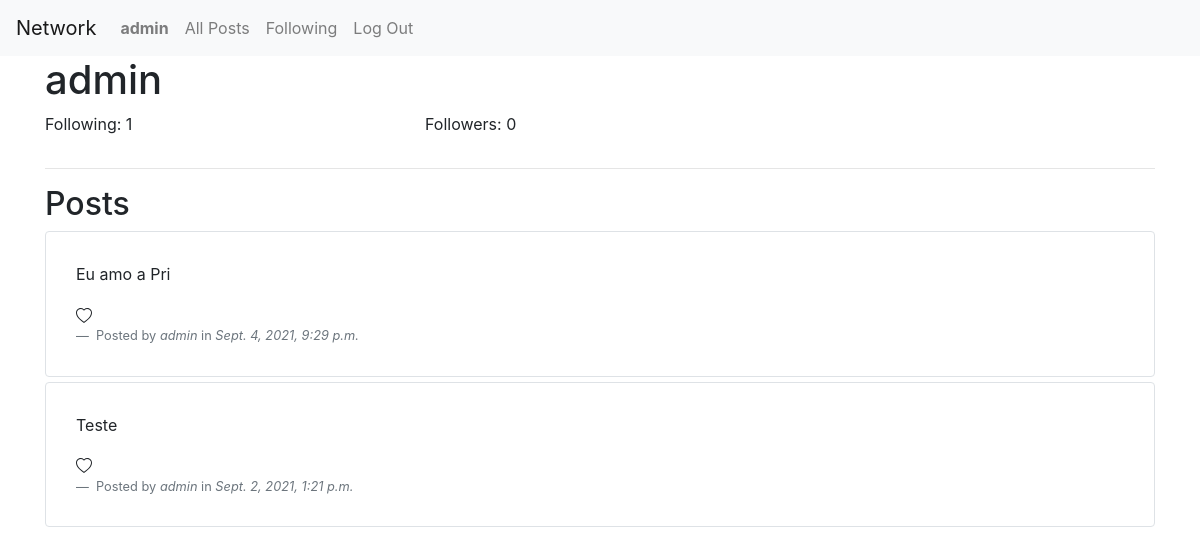
Screenshot of /u/admin (signed in) with the database file from the repository.
### network/models.py (models this page shows)
class User(AbstractUser):
    pass

class Post(models.Model):
    author = models.ForeignKey("User", on_delete=models.CASCADE, related_name="author")
    content = models.TextField()
    dateTime = models.DateTimeField()

### network/views.py (the view)
# urls.py: path("u/<str:username>",views.profile, name="profile"),
@login_required
def profile(request, username):
    if request.method == "GET":
        user = functions.ProfileData().get(request.user.username)
        return render(
            request,
            "network/profile.html",
            {
                "profile": functions.ProfileData().get(username),
                "isFollowing": user.checkIfIsFollowing(username),
            },
        )
    elif (
        request.method == "POST"
    ):  # Create a form in the view that the submit button follows.
        functions.followOrUnfollowFollowedFollowing(username, request.user.username)
        return HttpResponseRedirect(reverse("profile", args=[username]))

### network/functions.py (called while the page is built)
    def checkIfIsFollowing(self, username):
        selfDataQuery = User.objects.get(username=self.username)
        userToCheckDataQuery = User.objects.get(username=username)
        followRelationQuery = FollowRelations.objects.filter(
            following=selfDataQuery
        ).filter(followed=userToCheckDataQuery)
        if followRelationQuery.count() > 0:
            return True
        return False

    def get(self, username):
        userModelData = User.objects.get(username=username)
        postModelData = Post.objects.filter(author=userModelData).order_by("-dateTime")
        self.username = username
        self.following = FollowRelations.objects.filter(
            following=userModelData
        ).count()
        self.followers = FollowRelations.objects.filter(
            followed=userModelData
        ).count()
        for post in postModelData:
            self.posts.append(post)
        return self

### network/templates/network/profile.html (shortened to what this page needs)
{% extends "network/layout.html" %}
{% block body %}
    <h1>{{ profile.username }}</h1>
    <div class="row">
        <div class="col">
            <p>Following: {{ profile.following }}</p>
        </div>
        <div class="col">
            <p>Followers: {{ profile.followers }}</p>
        </div>
        <div class="col">
        </div>
    </div>
    <hr>
    <h2>Posts</h2>
    <div class="posts">
        {% for post in profile.posts %}
        <div class="PostsDiv border rounded">
            <p>{{ post.content }}</p>
            <span> {{ post.likes }}</span>
            <footer class="blockquote-footer">
                Posted by <cite title="Source Title">{{ post.author }} </cite>in<cite tittle="Source Title"> {{ post.dateTime}}</cite>
            </footer>
        </div>
        {% endfor %}
    </div>
{% endblock %}

### network/templates/network/layout.html (shortened to what this page needs)
{% load static %}
<!DOCTYPE html>
<html lang="en">
    <head>
        <link rel="stylesheet" href="https://stackpath.bootstrapcdn.com/bootstrap/4.4.1/css/bootstrap.min.css">
        <link href="{% static 'network/styles.css' %}" rel="stylesheet">
    </head>
    <body>
        <nav class="navbar navbar-expand-lg navbar-light bg-light">
            <a class="navbar-brand" href="{% url 'index' %}">Network</a>
            <div>
              <ul class="navbar-nav mr-auto">
                {% if user.is_authenticated %}
                    <li class="nav-item">
                        <a class="nav-link" href="{% url 'profile' user.username %}"><strong>{{ user.username }}</strong></a>
                    </li>
                {% endif %}
                <li class="nav-item">
                  <a class="nav-link" href="{% url 'index' %}">All Posts</a>
                </li>
                {% if user.is_authenticated %}
                    <li class="nav-item">
                        <a class="nav-link" href="{% url 'following' %}">Following</a>
                    </li>
                    <li class="nav-item">
                        <a class="nav-link" href="{% url 'logout' %}">Log Out</a>
                    </li>
                {% endif %}
              </ul>
            </div>
          </nav>
        <div class="body container">
            {% block body %}
            {% endblock %}
        </div>
    </body>
</html>

### network/static/network/styles.css (style rules this page uses)
.PostsDiv { padding: 30px; margin-top: 5px; }

### rows the page displays
User: username "admin"
Post: content "Eu amo a Pri", author "admin", dateTime "Sept. 4, 2021, 9:29 p.m."
Post: content "Teste", author "admin", dateTime "Sept. 2, 2021, 1:21 p.m."

### other values shown
{{ profile.following }} "1"
{{ profile.followers }} "0"
